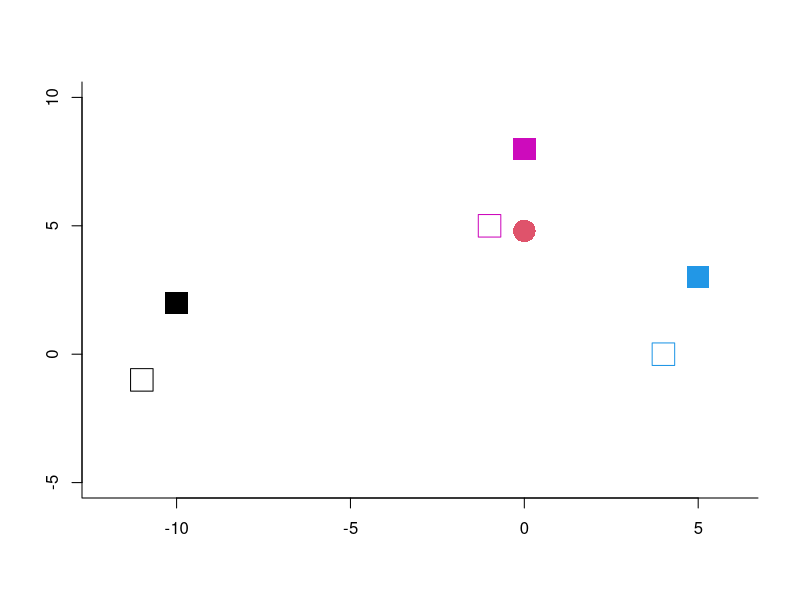

This figure's R source:
## ---- chunk 1

s1 <- c(-10, 2)
s2 <- c(0, 8)
s3 <- c(5, 3)

sources <- rbind(s1, s2, s3)

p <- c(0.2, 0.4, 0.4)

consumer <- p %*% sources

plot(sources[,1], sources[,2], pch = c(15,15,15), col = c(1,6,4),
     xlab = "", ylab = "", bty="L", cex = 3, xlim = c(-12,6),
     ylim = c(-5, 10))
points(consumer[1], consumer[2], pch = 16, col = 2, cex = 3)
points(sources[,1] - 1, sources[,2] - 3,
       pch = c(0,0,0), col = c(1,6,4), cex = 3)
